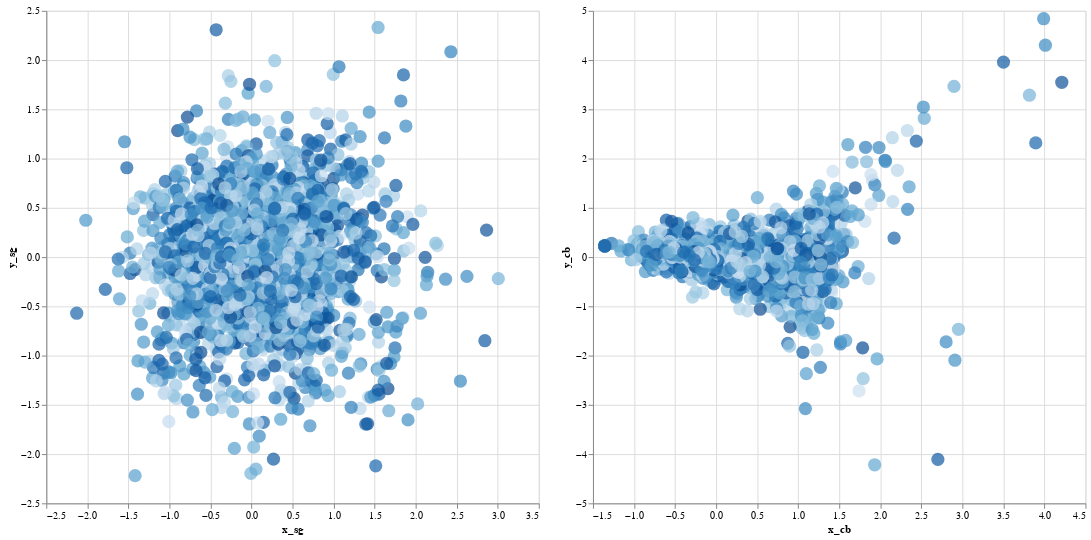

The code cell stored with this chart in its notebook:
### Code cell
alt.themes.enable('opaque')
alt.renderers.enable('jupyterlab')

selector = alt.selection_multi(empty='all', fields=['label'])
base = alt.Chart(pd.DataFrame({
        "x_sg" : result_sg[:, 0],
        "y_sg" : result_sg[:, 1],
        "x_cb" : result_cb[:, 0],
        "y_cb" : result_cb[:, 1],
        "label" : words
    })).properties(
        width=500,
        height=500
    ).add_selection(selector)

c1 = base.mark_circle(size=180).encode(
        x="x_sg",
        y="y_sg",
        tooltip="label",
        color=alt.condition(selector, 'label:O', alt.value('lightgray'), legend=None)
    )

c2 = base.mark_circle(size=180).encode(
        x="x_cb",
        y="y_cb",
        tooltip="label",
        color=alt.condition(selector, 'label:O', alt.value('lightgray'), legend=None)
    )

c1|c2

### Figure 1 — Vega-Lite specification as saved in the notebook (floating-point values rounded to 4 significant figures; data arrays with more than 128 entries replaced by an {"elided": "..."} marker saying what was removed)
{"$schema": "https://vega.github.io/schema/vega-lite/v2.6.0.json", "config": {"background": "white", "view": {"height": 300, "width": 400}}, "datasets": {"data-5a1550c620b3d29fdd3af799d0ad9ed7": {"elided": "3472 records"}}, "hconcat": [{"data": {"name": "data-5a1550c620b3d29fdd3af799d0ad9ed7"}, "encoding": {"color": {"condition": {"field": "label", "legend": null, "selection": "selector010", "type": "ordinal"}, "value": "lightgray"}, "tooltip": {"field": "label", "type": "nominal"}, "x": {"field": "x_sg", "type": "quantitative"}, "y": {"field": "y_sg", "type": "quantitative"}}, "height": 500, "mark": {"size": 180, "type": "circle"}, "selection": {"selector010": {"empty": "all", "fields": ["label"], "on": "click", "resolve": "global", "toggle": "event.shiftKey", "type": "multi"}}, "width": 500}, {"data": {"name": "data-5a1550c620b3d29fdd3af799d0ad9ed7"}, "encoding": {"color": {"condition": {"field": "label", "legend": null, "selection": "selector010", "type": "ordinal"}, "value": "lightgray"}, "tooltip": {"field": "label", "type": "nominal"}, "x": {"field": "x_cb", "type": "quantitative"}, "y": {"field": "y_cb", "type": "quantitative"}}, "height": 500, "mark": {"size": 180, "type": "circle"}, "selection": {"selector010": {"empty": "all", "fields": ["label"], "on": "click", "resolve": "global", "toggle": "event.shiftKey", "type": "multi"}}, "width": 500}]}
